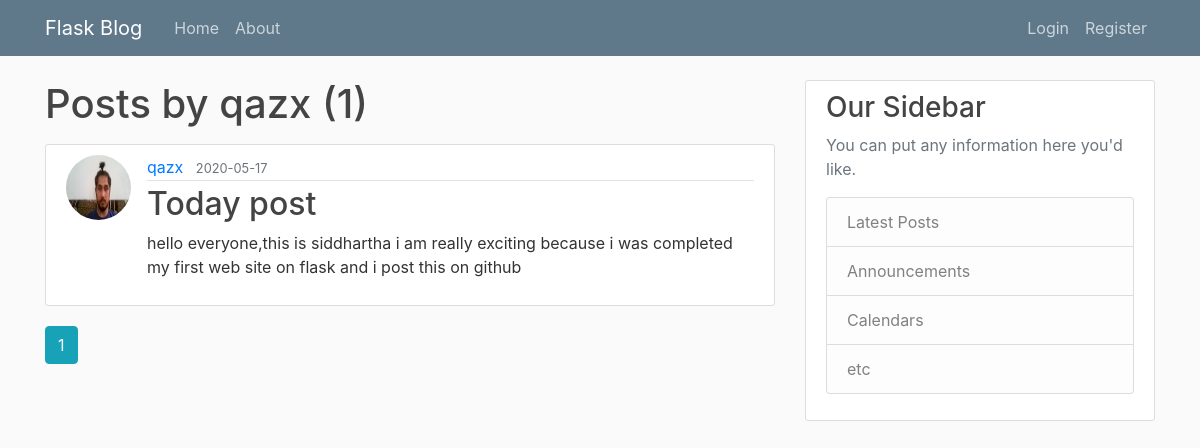
The page /user/qazx on the database its author committed.
### flaskblog/models.py (models this page shows, shortened)
class User(db.Model, UserMixin):
    id = db.Column(db.Integer, primary_key=True)
    username = db.Column(db.String(20), unique=True, nullable=False)
    email = db.Column(db.String(120), unique=True, nullable=False)
    image_file = db.Column(db.String(20), nullable=False, default='default.jpg')
    password = db.Column(db.String(60), nullable=False)
    posts = db.relationship('Post', backref='author', lazy=True)

class Post(db.Model):
    id = db.Column(db.Integer, primary_key=True)
    title = db.Column(db.String(100), nullable=False)
    date_posted = db.Column(db.DateTime, nullable=False, default=datetime.utcnow)
    content = db.Column(db.Text, nullable=False)
    user_id = db.Column(db.Integer, db.ForeignKey('user.id'), nullable=False)

### flaskblog/routes.py (the view)
@app.route("/user/<string:username>")
def user_posts(username):
    page = request.args.get('page', 1, type=int)
    user = User.query.filter_by(username=username).first_or_404()
    posts = Post.query.filter_by(author=user)\
        .order_by(Post.date_posted.desc())\
        .paginate(page=page, per_page=5)
    return render_template('user_posts.html', posts=posts, user=user)

### flaskblog/templates/user_posts.html
{% extends "layout.html" %}
{% block content %}
    <h1 class="mb-3">Posts by {{ user.username }} ({{ posts.total }})</h1>
    {% for post in posts.items %}
        <article class="media content-section">
          <img class="rounded-circle article-img" src="{{ url_for('static', filename='profile_pics/' + post.author.image_file) }}">
          <div class="media-body">
            <div class="article-metadata">
              <a class="mr-2" href="{{ url_for('user_posts', username=post.author.username) }}">{{ post.author.username }}</a>
              <small class="text-muted">{{ post.date_posted.strftime('%Y-%m-%d') }}</small>
            </div>
            <h2><a class="article-title" href="{{ url_for('post', post_id=post.id) }}">{{ post.title }}</a></h2>
            <p class="article-content">{{ post.content }}</p>
          </div>
        </article>
    {% endfor %}
    {% for page_num in posts.iter_pages(left_edge=1, right_edge=1, left_current=1, right_current=2) %}
      {% if page_num %}
        {% if posts.page == page_num %}
          <a class="btn btn-info mb-4" href="{{ url_for('user_posts', username=user.username, page=page_num) }}">{{ page_num }}</a>
        {% else %}
          <a class="btn btn-outline-info mb-4" href="{{ url_for('user_posts', username=user.username, page=page_num) }}">{{ page_num }}</a>
        {% endif %}
      {% else %}
        ...
      {% endif %}
    {% endfor %}
{% endblock content %}

### flaskblog/static/main.css (style rules this page uses)
body { background: #fafafa; color: #333333; margin-top: 5rem; }
h1, h2, h3, h4, h5, h6 { color: #444444; }
.content-section { background: #ffffff; padding: 10px 20px; border: 1px solid #dddddd; border-radius: 3px; margin-bottom: 20px; }
.article-title { color: #444444; }
.article-content { white-space: pre-line; }
.article-img { height: 65px; width: 65px; margin-right: 16px; }
.article-metadata { padding-bottom: 1px; margin-bottom: 4px; border-bottom: 1px solid #e3e3e3 }

### rows shown on the page
User: username "qazx"
Post: image_file (picture), author.username "qazx", date_posted "2020-05-17", title "Today post", content "hello everyone,this is siddhartha i am really exciting because i was completed my first web site on flask and i post this on github"

### other values the page prints
{{ posts.total }} "1"
{{ page_num }} "1"
